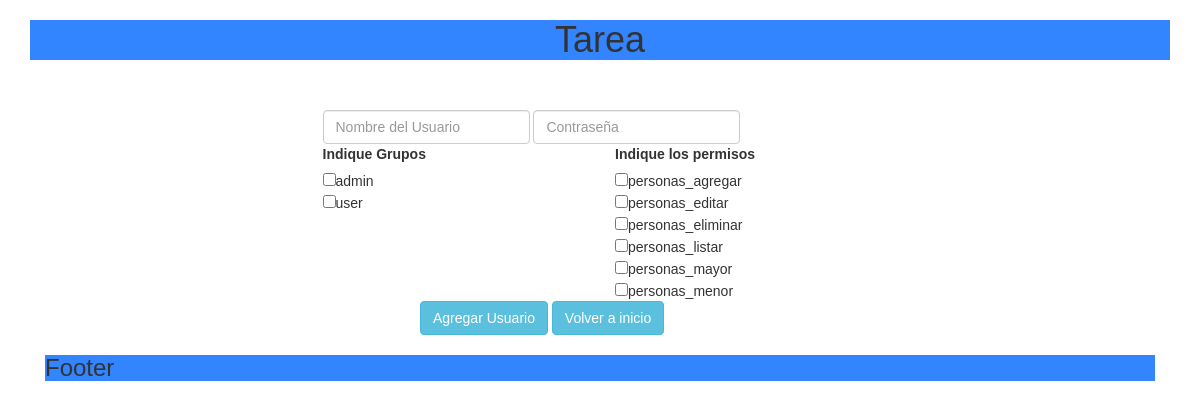
The page /agregarUsuario.php on the database as committed earlier.
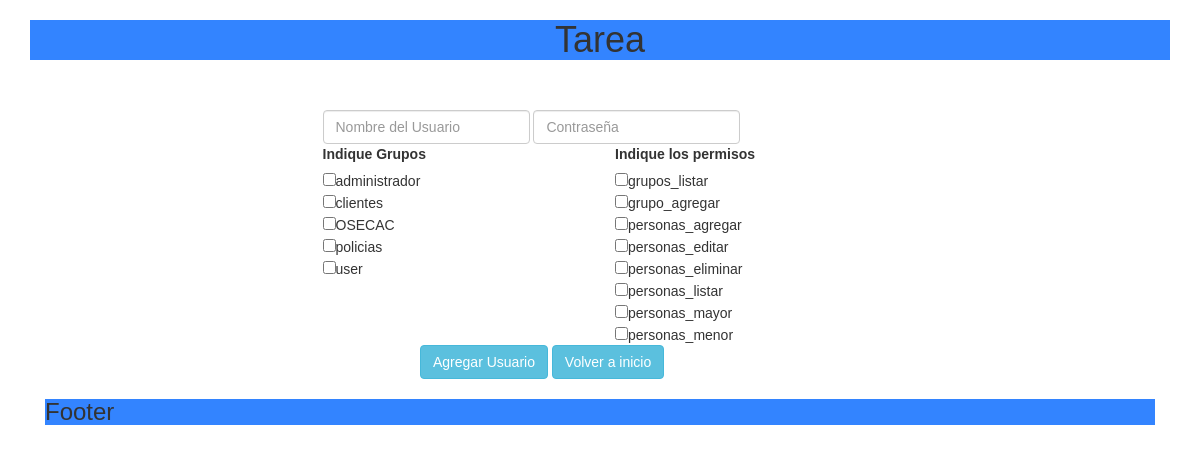
The same page on the database as committed later.
### tables this page shows
CREATE TABLE `grupos` (
  `id` int(11) NOT NULL,
  `name` varchar(255) NOT NULL
);

CREATE TABLE `permisos` (
  `id` int(11) NOT NULL,
  `name` varchar(255) NOT NULL
);

### functions/funciones.php (called while the page is built, shortened)
<?php
function getPermisos() {
    $pdo = conectar();
    $statement = $pdo->prepare("SELECT *"
            . "FROM permisos");
    $statement->execute();
    $result = $statement->fetchAll();
    return $result;
}
function getGrupos() {
    $pdo = conectar();
    $statement = $pdo->prepare("SELECT *
                               FROM grupos");
    $statement->execute();
    $result = $statement->fetchAll();
    return $result;
}
?>

### web/agregarUsuario.php (the view, shortened to what this page needs)
<?php
require_once("../functions/funciones.php");
?>
<!DOCTYPE html>
<html>
    <head>
    </head>
    <body>
        <br/>
        <br/>
        <form class="form-inline" action="../functions/funAgregarUsuario.php" method="POST">
            <div class="row">
                <div class="col-md-6 col-md-offset-3 col-sm-10 col-sm-offset-2">
                    <input type="text" class="form-control" placeholder="Nombre del Usuario" name="nameUser">
                    <input type="password" class="form-control" placeholder="Contraseña" name="passUser"><br/>
                </div>
            </div>
            <div class="row">
                <div class="col-sm-3 col-sm-offset-3">
                    <label>Indique Grupos</label><br/>
                    <?php
                    foreach (getGrupos() as $grupo) {
                        ?>
                        <input type="checkbox" name="grupos[]" value="<?php echo $grupo['id'] ?>"><?php echo $grupo['name'] ?><br/>
                        <?php
                    }
                    ?>
                </div>
                <div class="col-md-3 ">
                    <label>Indique los permisos</label><br/>
                    <?php
                    foreach (getPermisos() as $permiso) {
                        ?>
                        <input type="checkbox" name="permisos[]" value="<?php echo $permiso['id'] ?>"><?php echo $permiso['name'] ?><br/>
                        <?php
                    }
                    ?>
                </div>
            </div>
            <div class="row">
                <div class="col-sm-6 col-sm-offset-4">
                    <input type="submit" value="Agregar Usuario" class="btn btn-info">
                    <a href="index.php" class="btn btn-info">Volver a inicio</a>
                </div>
            </div>
        </form>
    </body>
</html>

Rows that differ between the two databases and show on the page:
changed grupos: name "admin" → "administrador"
added grupos: name "clientes"
added grupos: name "OSECAC"
added grupos: name "policias"
added permisos: name "grupos_listar"
added permisos: name "grupo_agregar"
